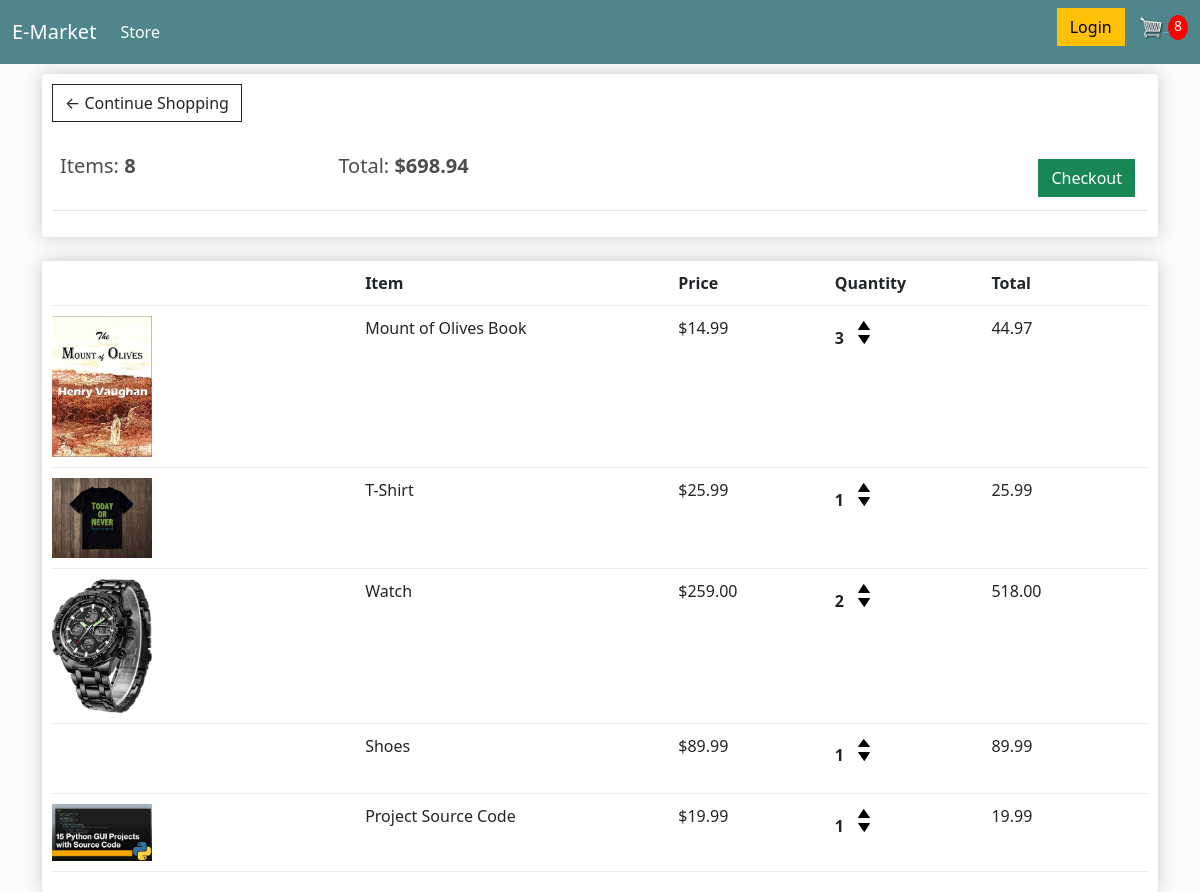
The page /cart/ (signed in) on the database as committed earlier.
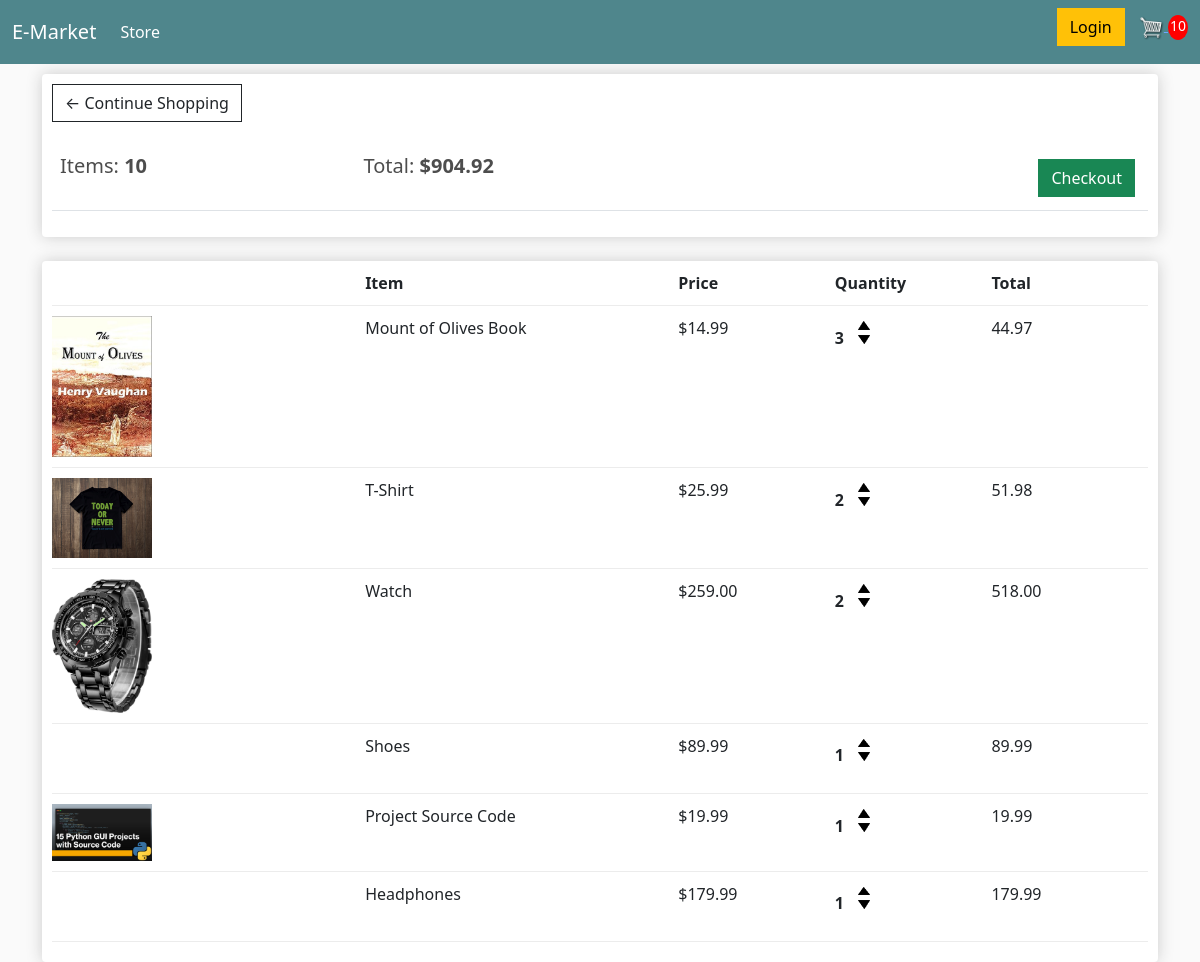
The same page on the database as committed later.
### store/models.py (models this page shows, shortened)
class Order(models.Model):
    customer = models.ForeignKey(
        Customer, on_delete=models.SET_NULL, null=True, blank=True)
    date_ordered = models.DateTimeField(auto_now_add=True)
    complete = models.BooleanField(default=False)
    transaction_id = models.CharField(max_length=100, null=True)
    @property
    def get_cart_total(self):
        orderitems = self.orderitem_set.all()
        total = sum([item.get_total for item in orderitems])
        return total
    @property
    def get_cart_items(self):
        orderitems = self.orderitem_set.all()
        total_quantity = sum([item.quantity for item in orderitems])
        return total_quantity

class OrderItem(models.Model):
    product = models.ForeignKey(Product, on_delete=models.SET_NULL, null=True)
    order = models.ForeignKey(Order, on_delete=models.SET_NULL, null=True)
    quantity = models.IntegerField(default=0, null=True, blank=True)
    date_added = models.DateTimeField(auto_now_add=True)
    @property
    def get_total(self):
        total = self.product.price * self.quantity
        return total

class Product(models.Model):
    name = models.CharField(max_length=200)
    price = models.DecimalField(max_digits=10, decimal_places=2)
    digital = models.BooleanField(default=False, null=True, blank=True)
    image = models.ImageField(null=True, blank=True, upload_to='images')
    @property
    def imageURL(self):
        try:
            url = self.image.url
        except:
            url = ''
        return url

### store/views.py (the view)
# urls.py: path('cart/', views.cart, name='cart'),
def cart(request):
    data = get_cart_data(request)
    order = data['order']
    items = data['items']
    cart_items = data['cart_items']
    context = {'items': items, 'order': order, 'cart_items': cart_items}
    return render(request, 'store/cart.html', context)

### store/utils.py (called while the page is built)
def get_cart_data(request):
    if request.user.is_authenticated:
        customer = request.user.customer
        order, created = Order.objects.get_or_create(
            customer=customer, complete=False)
        items = order.orderitem_set.all()
        cart_items = order.get_cart_items
    else:
        cookie_data = cookie_cart(request)
        cart_items = cookie_data['cart_items']
        order = cookie_data['order']
        items = cookie_data['items']
    return {'cart_items': cart_items, 'order': order, 'items': items}

### store/templates/store/cart.html
{% extends 'store/main.html' %}
{% load static %}
{% block content %}
   <div class="row">
    <div class="col-lg-12">
        <div class="box-element">
            <a class="btn btn-outline-dark" href="{% url 'store' %}">&#x2190; Continue Shopping</a>
            <br>
            <br>
            <table class="table">
                <tr>
                    <th><h5>Items: <strong>{{order.get_cart_items}}</strong></h5></th>
                    <th><h5>Total: <strong>${{order.get_cart_total}}</strong></h5></th>
                    <th>
                        <a style="float: right; margin: 5px;" class="btn btn-success" href="{% url 'checkout' %}">Checkout</a>
                    </th>
                </tr>
            </table>
        </div>
        <br>
        <div class="box-element">
            <div class="cart-row">
                <div style="flex:2"></div>
                <div style="flex:2"><strong>Item</strong></div>
                <div style="flex:1"><strong>Price</strong></div>
                <div style="flex:1"><strong>Quantity</strong></div>
                <div style="flex:1"><strong>Total</strong></div>
            </div>
            {% for item in items %}
            <div class="cart-row">
                <div style="flex:2"><img class="row-image" src="{{item.product.imageURL}}" alt=""></div>
                <div style="flex:2">{{item.product.name}}</div>
                <div style="flex:1">${{item.product.price}}</div>
                <div style="flex:1">
                    <p class="quantity">{{item.quantity}}</p>
                    <div class="quantity">
                        <img data-product="{{item.product.id}}" data-action="add" class="chg-quantity update-cart" src="{% static 'images/arrow-up.png' %}" alt="">
                        <img data-product="{{item.product.id}}" data-action="remove" class="chg-quantity update-cart" src="{% static 'images/arrow-down.png' %}" alt="">
                    </div>
                </div>
                <div style="flex:1">{{item.get_total}}</div>
            </div>
            {% endfor %}
        </div>
    </div>
   </div>
{% endblock content %}

Rows that differ between the two databases and show on the page:
changed through a linked row, Order: get_cart_items "8" → "10"; get_cart_total "698.94" → "904.92"
changed OrderItem "T-Shirt": quantity "1" → "2"; get_total "25.99" → "51.98"
added OrderItem: product.name "Headphones", product.price "179.99", quantity "1", get_total "179.99"
Other text that changed with them:
{{ cart_items }}: "8" → "10"
